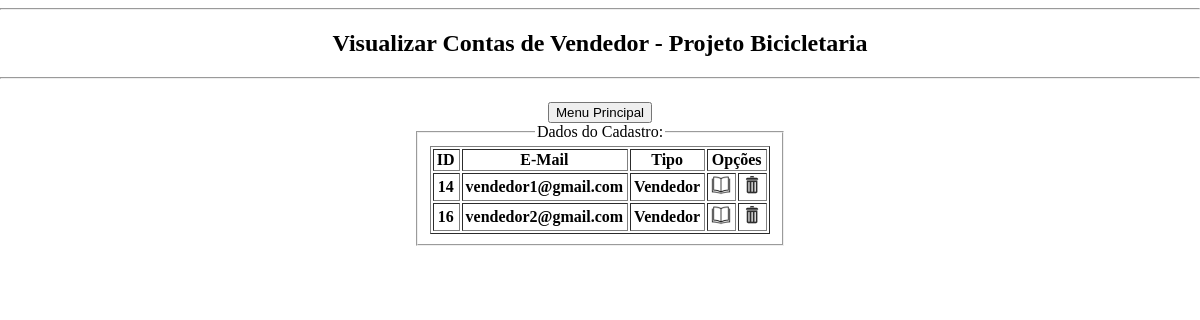
The app's page /listarContasVndr-ADM.php with its own data.
### tables this page shows
CREATE TABLE `usuario` (
  `idUsuario` int(11) NOT NULL,
  `email` varchar(200) NOT NULL,
  `senha` varchar(32) NOT NULL,
  `idListaPerfil_Usuario` int(11) NOT NULL
);

CREATE TABLE `listaperfil` (
  `idListaPerfil` int(11) NOT NULL,
  `nome` varchar(10) NOT NULL
);

### listarContasVndr-ADM.php (the view, shortened to what this page needs)
<!DOCTYPE HTML>
<html lang="pt-br">
	<head>
		<link rel="stylesheet" type="text/css" href="stylesheet.css" />
	</head>
	<body>
		<header>
			<hr>
			<h2><center>Visualizar Contas de Vendedor - Projeto Bicicletaria</center></h2>
			<hr>
		</header>
		<nav>
			<a href="menuADM.php">
				<input class="botaoTop" type="button" value="Menu Principal" name="index" align="center">
			</a>
		</nav>
		<div>
			<fieldset>
				<legend>
					Dados do Cadastro:
				</legend>
				<table border="1" style ="margin : 0 auto">
					<th>ID</th>
					<th>E-Mail</th>
					<th>Tipo</th>
					<th colspan="2">Opções</th>
					<?php
						include "conexao.php";
						$sql = "SELECT idUsuario, email, listaperfil.nome FROM usuario
								LEFT JOIN listaperfil ON listaperfil.idListaPerfil = usuario.idListaPerfil_usuario
								WHERE idListaPerfil_usuario = 2
								GROUP BY usuario.idUsuario";
						$contatos = $conex -> prepare($sql);
						$contatos -> execute();
						foreach($contatos as $bolacha)
						{
								$id = $bolacha['idUsuario'];
								$email = $bolacha['email'];
								$tipo = $bolacha['nome'];
								echo "<tr>";
								echo "<th>".$id."</th>";
								echo "<th>".$email."</th>";
								echo "<th align='center'>".$tipo."</th>";
								echo "<th>
										<a href='edicaoContas.php?email=$email&editar=editar'>
											<img src='imagens/Expandir01.png' width='20px'>
										</a>
									  </th>";
								echo "<th>
										<a href='exclusaoContas.php?email=$email&editar=editar'>
											<img src='imagens/Lixo01.png' width='20px'>
										</a>
									  </th>";
								echo "</tr>";
						}
					?>
				</table>
			</fieldset>
		</div>
	</body>
</html>

### stylesheet.css (style rules this page uses)
html, body { width: 100%; height: 100%; min-width: 100%; margin: 0 auto; text-align: center; }
div { margin: 0 auto; width: 50%; }
input.botaoTop { margin-top:15px; }
th, td { padding-left: 3px; padding-right: 4px; white-space: nowrap; }
fieldset { margin-bottom: 25px; margin-top: 10px; max-width: 100px; width: 75%; margin: 0 auto; }
legend { margin-bottom: 0px; margin-top: 23px; }
a { text-decoration: none; }

### records on screen
usuario: idUsuario "14", email "vendedor1@gmail.com", idListaPerfil_Usuario.nome "Vendedor"
usuario: idUsuario "16", email "vendedor2@gmail.com", idListaPerfil_Usuario.nome "Vendedor"
